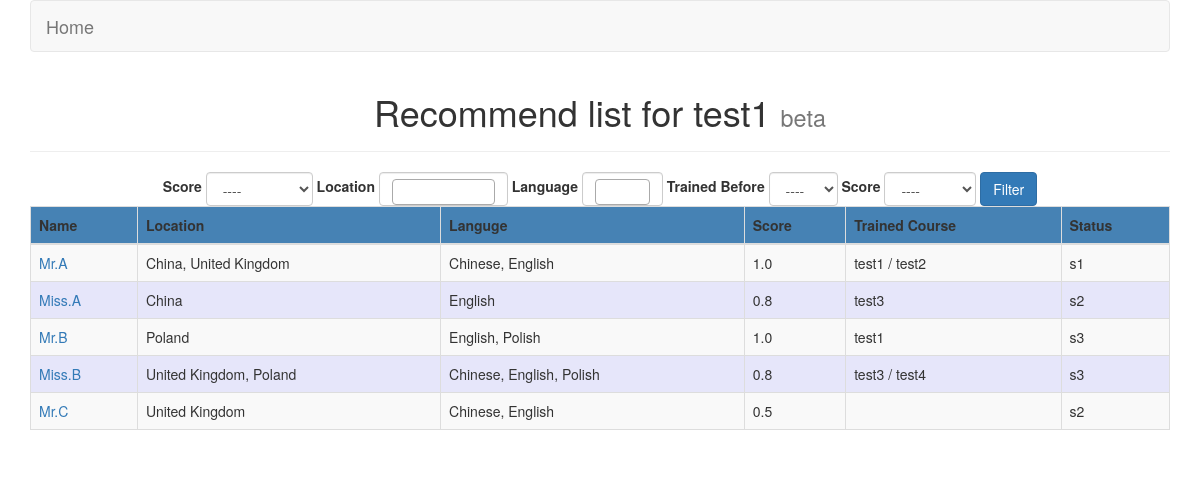
Page /clist/1/ on the committed database.
### CRlist/models.py (models this page shows, shortened)
class Course(models.Model):
    courseid = models.CharField(max_length=30)
    title = models.CharField(max_length=100)
    cate = models.CharField(max_length=30)
    overview = models.CharField(max_length=300)

class Trainer(models.Model):
    fn = models.CharField(max_length=20)
    ln = models.CharField(max_length=20)
    location = MultiSelectField(choices=location_list)
    language = MultiSelectField(choices=language_list)
    score = models.FloatField(max_length=2,blank=True)
    status = models.CharField(max_length=10,choices=status_list)
    email = models.EmailField(max_length=100,blank=True)
    skype = models.CharField(max_length=30,blank=True)
    cv = models.FileField(upload_to='./upload/',blank=True)
    comments = models.TextField(blank=True)
    trained_course = models.ManyToManyField(Course,blank=True)

### CRlist/views.py (the view)
# urls.py: url(r'^clist/(?P<cid>\d)/$',v1.clist),
def clist(req, cid):
    if req.method == 'POST':
        ff = FilterF(req.POST)
        if ff.is_valid():
            fdata = ff.cleaned_data
            result = Trainer.objects.all()
            title = Course.objects.filter(id=cid)[0]
            if fdata['score']:
                result = result.filter(Q(score__gte=float(fdata['score'])))
            if fdata['location']:
                for fc in fdata['location']:
                    result = result.filter(Q(location__contains=fc))
            if fdata['language']:
                for fc in fdata['language']:
                    result = result.filter(Q(language__contains=fc))
            if fdata['status']:
                result = result.filter(Q(status=fdata['status']))
            flist = [a for a in result]
            '''
            if fdata['trained']:
                #result = result.filter(Q(trained_course__contains=title))
                for i in result:
                    if title in i.trained_course.all():
                        #print '!'
                        result = result.delete(i)
            '''
            list = Course_list.objects.filter(course_id__exact=cid)
            tlist = []
            if list:
                cl1 = list[0].clist.split(',')
                title = Course.objects.filter(id=cid)[0]
                for tid in cl1:
                    a = Trainer.objects.filter(id=int(tid))
                    tlist += a
            l1 =[]
            l2 =[]
            for tr in tlist:
                if tr not in flist:
                    l2.append(tr)
                elif not fdata['trained']:
                    l1.append(tr)
                else:
                    if title in tr.trained_course.all():
                        l1.append(tr)
                    else:
                        l2.append(tr)
        return render_to_response('CRlist.html',{'tlist':l1,'flist':l2,'ff':ff,'title':title})
    else:
        ff = FilterF()
        list = Course_list.objects.filter(course_id__exact=cid)
        if list:
            cl1 =  list[0].clist.split(',')
            tlist =[]
            title = Course.objects.filter(id=cid)[0]
            for tid in cl1:
                a = Trainer.objects.filter(id=int(tid))
                tlist += a
            return render_to_response('CRlist.html',{'tlist':tlist,'title':title,'ff':ff})
        else:
            return HttpResponse('No list for %s generated!'%cid)

### CRlist/views.py
class FilterF(forms.Form):
    score = forms.ChoiceField(label='score',choices=score_list,required=False)
    location = forms.MultipleChoiceField(label='location',choices=location_list,required=False)
    language = forms.MultipleChoiceField(label='language',choices=language_list,required=False)
    trained = forms.ChoiceField(label='trained course before',choices=trained_list,required=False)
    status = forms.ChoiceField(label='status',choices=status_list,required=False)

### CRlist/templates/CRlist.html (shortened to what this page needs)
<!DOCTYPE html>
<html lang="en">
<head>
    <link rel="stylesheet" href="../../static/css/bootstrap.css">
    <link rel="stylesheet" href="../../static/css/multiple-select.css">
</head>
<body>
<div class="container">
	<div class="row clearfix">
		<div class="col-md-12 column">
			<nav class="navbar navbar-default" role="navigation">
				<div class="navbar-header">
					<a class="navbar-brand" href="../../index/">Home</a>
				</div>
				<div class="collapse navbar-collapse" id="bs-example-navbar-collapse-1">
				</div>
			</nav>
			<div class="page-header" align="center">
				<h1>
					Recommend list for {{ title.courseid }} <small>beta</small>
				</h1>
			</div>
		</div>
	</div>
</div>
<div class="container">
	<div class="row clearfix">
		<div class="col-md-12 column">
            <form method="post" role="form" class="form-inline" align="center">
                <label for="score_select">Score</label>
                <select id="score_select" class="form-control selectpicker" data-live-search="true" name="score">
                    {% for a in ff.score %}
                        <p> {{ a }} </p>
                    {% endfor %}
                </select>
                <label for="location_select">Location</label>
                <label for="language_select">Language</label>
                <label for="tc_select">Trained Before</label>
                <select id="tc_select" class="form-control selectpicker" data-live-search="true" name="trained">
                    {% for a in ff.trained %}
                        <p> {{ a }} </p>
                    {% endfor %}
                </select>
                <label for="status_select">Score</label>
                <select id="status_select" class="form-control selectpicker" data-live-search="true" name="status">
                    {% for a in ff.status %}
                        <p> {{ a }} </p>
                    {% endfor %}
                </select>
                <button type="submit" class="btn btn-primary btn-large">Filter</button>
			</form>
			<table class="table table-hover table-striped table-bordered">
				<thead >
					<tr bgcolor="#4682b4">
						<th>
							Name
						</th>
						<th>
                            Location
						</th>
						<th>
							Languge
						</th>
						<th>
							Score
						</th>
                        <th>
							Trained Course
						</th>
                        <th>
							Status
						</th>
					</tr>
				</thead>
				<tbody>
                {% for tr in tlist %}
					<tr bgcolor='{% cycle "#f8f8ff" "#e6e6fa" %}'>
						<td><a href='http://127.0.0.1:8000/tpage/{{ tr.id }}'>{{ tr.ln }}.{{ tr.fn }}</a></td>
                        <td>{{ tr.location }} </td>
                        <td>{{ tr.language }}</td>
                        <td>{{ tr.score }}</td>
                        <td>
                            {% for cs in tr.trained_course.all %}
                            {% if not forloop.first %}
                                /
                            {% endif %}
                            {{ cs.courseid }}
                            {% endfor %}
                        </td>
                        <td>{{ tr.status }}</td>
					</tr>
                {% endfor %}
				</tbody>
			</table>
		</div>
	</div>
</div>
</body>
</html>

### rows in the picture
Course: courseid "test1"
Trainer: ln "Mr", fn "A", location "China, United Kingdom", language "Chinese, English", score "1.0", status "s1"
Course: courseid "test2"
Trainer: ln "Miss", fn "A", location "China", language "English", score "0.8", status "s2"
Course: courseid "test3"
Trainer: ln "Mr", fn "B", location "Poland", language "English, Polish", score "1.0", status "s3"
Trainer: ln "Miss", fn "B", location "United Kingdom, Poland", language "Chinese, English, Polish", score "0.8", status "s3"
Course: courseid "test4"
Trainer: ln "Mr", fn "C", location "United Kingdom", language "Chinese, English", score "0.5", status "s2"

### other values in the picture
form field score "----"
form field trained "----"
form field status "----"
